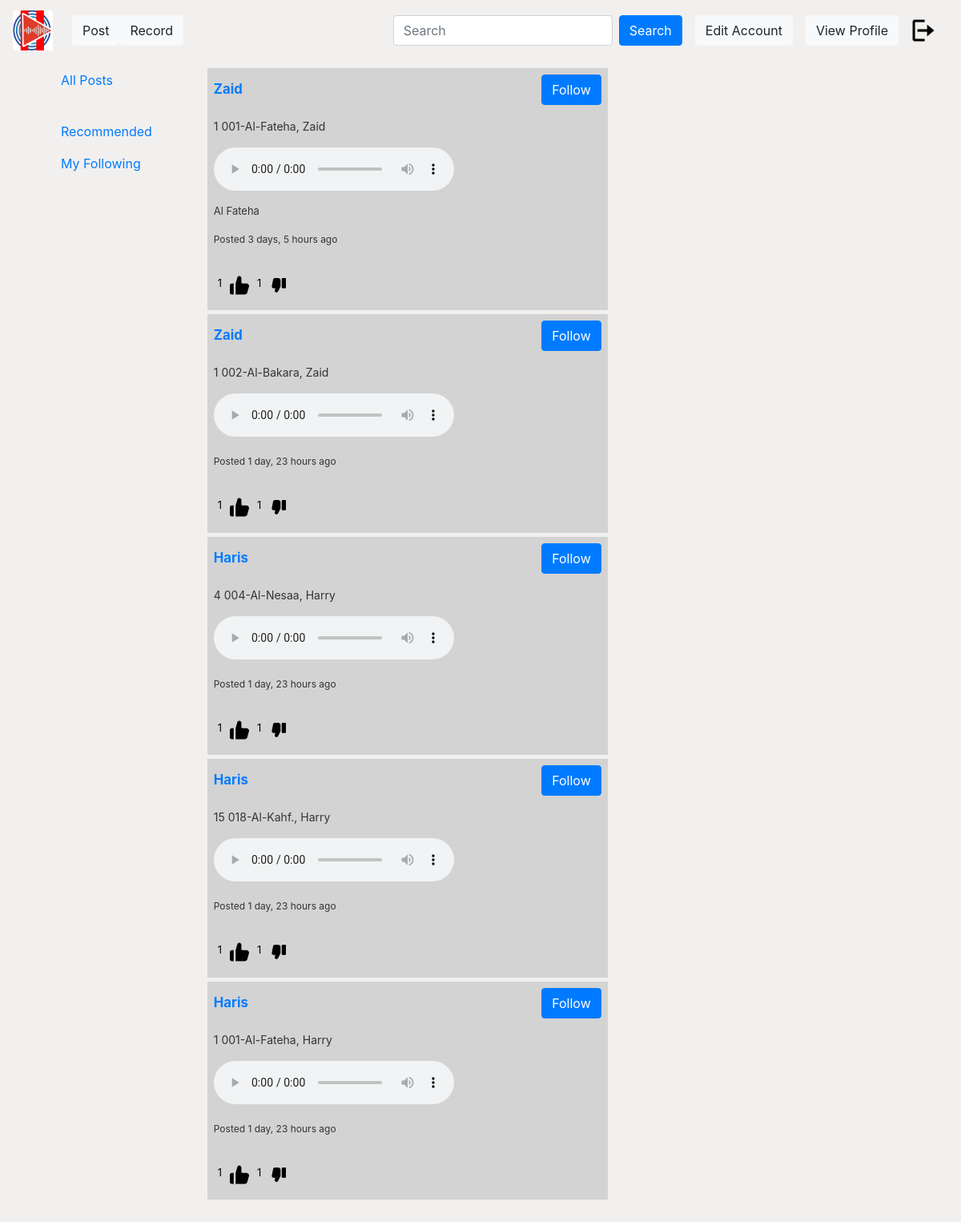
The page /searchpage/ (signed in) on the database its author committed.
### user/models.py (models this page shows)
class Post(models.Model):
    juza=models.CharField(max_length=100,blank=True,null=True)
    surah= models.CharField(max_length=100,blank=True,null=True)
    reader= models.CharField(max_length=100,blank=True,null=True)
    file = models.FileField(upload_to="posts")
    content = models.TextField(max_length=1000)
    date_posted = models.DateTimeField(default=timezone.now)
    author = models.ForeignKey(User, on_delete=models.CASCADE)
    def like_count(self):
        return self.likes_dislikes.filter(like=True).count()
    def dislike_count(self):
        return self.likes_dislikes.filter(dislike=True).count()

### user/views.py (the view)
# urls.py: path('searchpage/', views.searchpage, name="searchpage"),
@login_required
def searchpage(request):
    query = request.GET.get('q', '')
    results = Post.objects.filter(surah__icontains=query) | Post.objects.filter(reader__icontains=query)
    return render(request, 'user/searchpage.html', {'results': results, 'query': query, 'user': request.user})

### user/templates/user/searchpage.html (shortened to what this page needs)
{% extends "user/base.html" %} {% block content %}
<div class="row">
  <div class="col-md-3">
    {%if user.is_authenticated%}
    {% include 'user/sidebar.html' %}
    {%else%}
    <a type="button" href="{% url 'site-user-login' %}">Login</a>
    {%endif%}
  <div class="col-md-3">
    {% if results %} {% for post in results %}
    <div class="level-item has-text-centered "
      style="background-color: lightgray; padding: 8px; margin-top: 5px; width: 500px;">
      <p style="font-size: 14px;" class="d-flex flex-row justify-content-between ">
        <a href="{% url 'profile' post.author.id%}" class="align-content-center" style="font-size: larger;">
          <strong>
            {{ post.author.username | title}}
          </strong>
        </a>
        {%if user.is_authenticated%}
        <a href="/follow/{{ post.author.id }}/" class="btn btn-primary align-left">Follow</a></p>
        {%endif%}
      <p style="font-size: 14px">
        {{ post.juza }} {{ post.surah }}, {{ post.reader }}
      </p>
      <audio controls>
        <source src="/media/{{ post.file }}" type="audio/mpeg" />
        <source src="/media/{{ post.file }}" type="audio/webm" />
      </audio>
      <div class="row">
        <div class="col-md-8">
          <p style="font-size: 13px; margin-top: 10px">{{ post.content }}</p>
          <p style="font-size: 12px; margin-top: 10px">
            Posted {{ post.date_posted|timesince }} ago
          </p>
        </div>
        <div class="col-md-4" style="margin-top: 20px; margin-left: 20px">
          <div class="row">
            <a class="like-btn" data-post-id="{{ post.id }}">
              <p id="like-count-{{ post.id }}">{{ post.like_count }}</p>
            </a>
            <a class="dislike-btn" data-post-id="{{ post.id }}">
              <p id="dislike-count-{{ post.id }}">{{ post.dislike_count }}</p>
            </a>
          </div>
        </div>
      </div>
    </div>
    {% endfor %} {% else %}
    <p>No Post found.</p>
    {% endif %}
  </div>
  <header class="site-header">
    <nav class="navbar navbar-expand-md navbar-dark bg-steel fixed-top">
      <a class="navbar-brand mr-4" href="{% url 'site-homepage' %}">{% load static %} <img
          src="{% static 'user/media/NewLogo_3.png' %}" class="rounded-left" alt="logo" width=50px height=50px /></a>
      <a href="{% url 'post_form' %}" class="btn btn-light">Post</a>
      <a href="{% url 'record' %}" class="btn btn-light">Record</a>
      <div class="collapse navbar-collapse" id="navbarToggle">
        <form class="d-flex" role="search" action="{% url 'searchpage' %}" method="GET">
          <input class="form-control me-2" type="search" placeholder="Search" name="q" required aria-label="Search" />
          <button class="btn btn-primary align-left ml-2" type="submit">
            Search
          </button>
        </form>
      </div>
      {% if user.is_authenticated %}
      <a type="button" href="{% url 'site-editacc' %}" class="btn btn-light ml-3">Edit Account</a>
      <a type="button" href="{% url 'profile' user.id %}" class="btn btn-light ml-3">View Profile</a>
      <a class="nav-item nav-link" href="{% url 'site-user-logout' %}">{% load static %} <img
          src="{% static 'user/media/logout.png' %}" width=30px height=30px</a>
        {% endif%}
    </nav>
  </header>
  {% endblock content %}

### user/static/user/name.css (style rules this page uses)
body { background:#f2f0ee; color: #333333; margin-top: 5rem; }

### user/templates/user/searchpage.html (style rules this page uses)
.like-btn { flex-direction: row; display: flex; }
.like-btn p { margin-right: 10px; font-size: 13px; color: black; text-decoration: none; }
.dislike-btn { flex-direction: row; display: flex; }
.dislike-btn p { margin-right: 10px; margin-left: 10px; font-size: 13px; color: black; text-decoration: none; }

### rows shown on the page
Post: author.username "Zaid", juza "1", surah "001-Al-Fateha", reader "Zaid", content "Al Fateha", date_posted "3 days, 5 hours", like_count "1", dislike_count "1"
Post: author.username "Zaid", juza "1", surah "002-Al-Bakara", reader "Zaid", date_posted "1 day, 23 hours", like_count "1", dislike_count "1"
Post: author.username "Haris", juza "4", surah "004-Al-Nesaa", reader "Harry", date_posted "1 day, 23 hours", like_count "1", dislike_count "1"
Post: author.username "Haris", juza "15", surah "018-Al-Kahf.", reader "Harry", date_posted "1 day, 23 hours", like_count "1", dislike_count "1"
Post: author.username "Haris", juza "1", surah "001-Al-Fateha", reader "Harry", date_posted "1 day, 23 hours", like_count "1", dislike_count "1"
